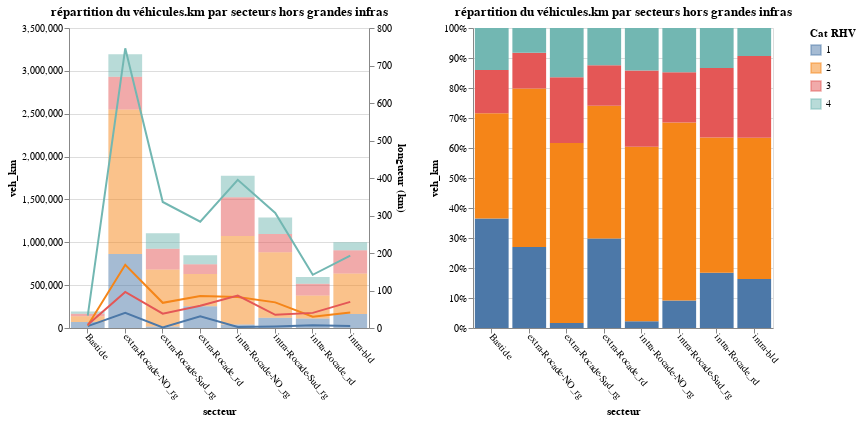

Notebook source saved alongside this figure:
### Code cell
(chartVehKmSecteur+chartLonguerSecteur).resolve_scale(y='independent') | chartVehKmSecteurNorm

### Figure 1 — Vega-Lite specification as saved in the notebook (floating-point values rounded to 4 significant figures)
{"config": {"view": {"continuousWidth": 400, "continuousHeight": 300}}, "hconcat": [{"layer": [{"mark": {"type": "bar", "opacity": 0.5}, "encoding": {"color": {"type": "nominal", "field": "cat_rhv_simplifiee", "title": "Cat RHV"}, "order": {"type": "nominal", "field": "cat_rhv_simplifiee"}, "x": {"type": "nominal", "axis": {"labelAngle": 50}, "field": "nom_sect", "title": "secteur"}, "y": {"type": "quantitative", "field": "veh_km"}}, "title": "répartition du véhicules.km par secteurs hors grandes infras", "width": 300}, {"mark": "line", "encoding": {"color": {"type": "nominal", "field": "cat_rhv_simplifiee", "title": "Cat RHV"}, "order": {"type": "nominal", "field": "cat_rhv_simplifiee"}, "x": {"type": "nominal", "axis": {"labelAngle": 50}, "field": "nom_sect", "title": "secteur"}, "y": {"type": "quantitative", "field": "longueur", "title": "longueur (km)"}}, "title": "répartition du véhicules.km par secteurs hors grandes infras", "width": 300}], "resolve": {"scale": {"y": "independent"}}}, {"mark": "bar", "encoding": {"color": {"type": "nominal", "field": "cat_rhv_simplifiee", "title": "Cat RHV"}, "order": {"type": "nominal", "field": "cat_rhv_simplifiee"}, "x": {"type": "nominal", "axis": {"labelAngle": 50}, "field": "nom_sect", "title": "secteur"}, "y": {"type": "quantitative", "axis": {"format": "%"}, "field": "veh_km", "stack": "normalize"}}, "title": "répartition du véhicules.km par secteurs hors grandes infras", "width": 300}], "data": {"name": "data-0ce8765a85eea30bcbe72216c9643863"}, "$schema": "https://vega.github.io/schema/vega-lite/v4.8.1.json", "datasets": {"data-0ce8765a85eea30bcbe72216c9643863": [{"nom_sect": "Bastide", "cat_rhv_simplifiee": "1", "veh_km": 70560.0, "longueur": 5.093}, {"nom_sect": "Bastide", "cat_rhv_simplifiee": "2", "veh_km": 67680.0, "longueur": 6.927}, {"nom_sect": "Bastide", "cat_rhv_simplifiee": "3", "veh_km": 27810.0, "longueur": 8.975}, {"nom_sect": "Bastide", "cat_rhv_simplifiee": "4", "veh_km": 27050.0, "longueur": 32.98}, {"nom_sect": "extra-Rocade-NO_rg", "cat_rhv_simplifiee": "1", "veh_km": 863000.0, "longueur": 40.77}, {"nom_sect": "extra-Rocade-NO_rg", "cat_rhv_simplifiee": "2", "veh_km": 1686000.0, "longueur": 168.6}, {"nom_sect": "extra-Rocade-NO_rg", "cat_rhv_simplifiee": "3", "veh_km": 381500.0, "longueur": 96.04}, {"nom_sect": "extra-Rocade-NO_rg", "cat_rhv_simplifiee": "4", "veh_km": 263900.0, "longueur": 745.9}, {"nom_sect": "extra-Rocade-Sud_rg", "cat_rhv_simplifiee": "1", "veh_km": 18790.0, "longueur": 1.303}, {"nom_sect": "extra-Rocade-Sud_rg", "cat_rhv_simplifiee": "2", "veh_km": 662400.0, "longueur": 67.13}, {"nom_sect": "extra-Rocade-Sud_rg", "cat_rhv_simplifiee": "3", "veh_km": 242400.0, "longueur": 38.13}, {"nom_sect": "extra-Rocade-Sud_rg", "cat_rhv_simplifiee": "4", "veh_km": 181800.0, "longueur": 336.0}, {"nom_sect": "extra-Rocade_rd", "cat_rhv_simplifiee": "1", "veh_km": 253400.0, "longueur": 31.54}, {"nom_sect": "extra-Rocade_rd", "cat_rhv_simplifiee": "2", "veh_km": 376500.0, "longueur": 85.19}, {"nom_sect": "extra-Rocade_rd", "cat_rhv_simplifiee": "3", "veh_km": 114600.0, "longueur": 59.32}, {"nom_sect": "extra-Rocade_rd", "cat_rhv_simplifiee": "4", "veh_km": 105400.0, "longueur": 283.4}, {"nom_sect": "intra-Rocade-NO_rg", "cat_rhv_simplifiee": "1", "veh_km": 39560.0, "longueur": 2.532}, {"nom_sect": "intra-Rocade-NO_rg", "cat_rhv_simplifiee": "2", "veh_km": 1035000.0, "longueur": 82.36}, {"nom_sect": "intra-Rocade-NO_rg", "cat_rhv_simplifiee": "3", "veh_km": 451200.0, "longueur": 86.55}, {"nom_sect": "intra-Rocade-NO_rg", "cat_rhv_simplifiee": "4", "veh_km": 251900.0, "longueur": 395.2}, {"nom_sect": "intra-Rocade-Sud_rg", "cat_rhv_simplifiee": "1", "veh_km": 118400.0, "longueur": 4.303}, {"nom_sect": "intra-Rocade-Sud_rg", "cat_rhv_simplifiee": "2", "veh_km": 764200.0, "longueur": 68.34}, {"nom_sect": "intra-Rocade-Sud_rg", "cat_rhv_simplifiee": "3", "veh_km": 215400.0, "longueur": 35.25}, {"nom_sect": "intra-Rocade-Sud_rg", "cat_rhv_simplifiee": "4", "veh_km": 190600.0, "longueur": 306.8}, {"nom_sect": "intra-Rocade_rd", "cat_rhv_simplifiee": "1", "veh_km": 109600.0, "longueur": 7.418}, {"nom_sect": "intra-Rocade_rd", "cat_rhv_simplifiee": "2", "veh_km": 269000.0, "longueur": 30.2}, {"nom_sect": "intra-Rocade_rd", "cat_rhv_simplifiee": "3", "veh_km": 138100.0, "longueur": 40.33}, {"nom_sect": "intra-Rocade_rd", "cat_rhv_simplifiee": "4", "veh_km": 79330.0, "longueur": 141.9}, {"nom_sect": "intra-bld", "cat_rhv_simplifiee": "1", "veh_km": 163400.0, "longueur": 5.543}, {"nom_sect": "intra-bld", "cat_rhv_simplifiee": "2", "veh_km": 471600.0, "longueur": 41.31}, {"nom_sect": "intra-bld", "cat_rhv_simplifiee": "3", "veh_km": 273000.0, "longueur": 69.75}, {"nom_sect": "intra-bld", "cat_rhv_simplifiee": "4", "veh_km": 93790.0, "longueur": 192.7}]}}
